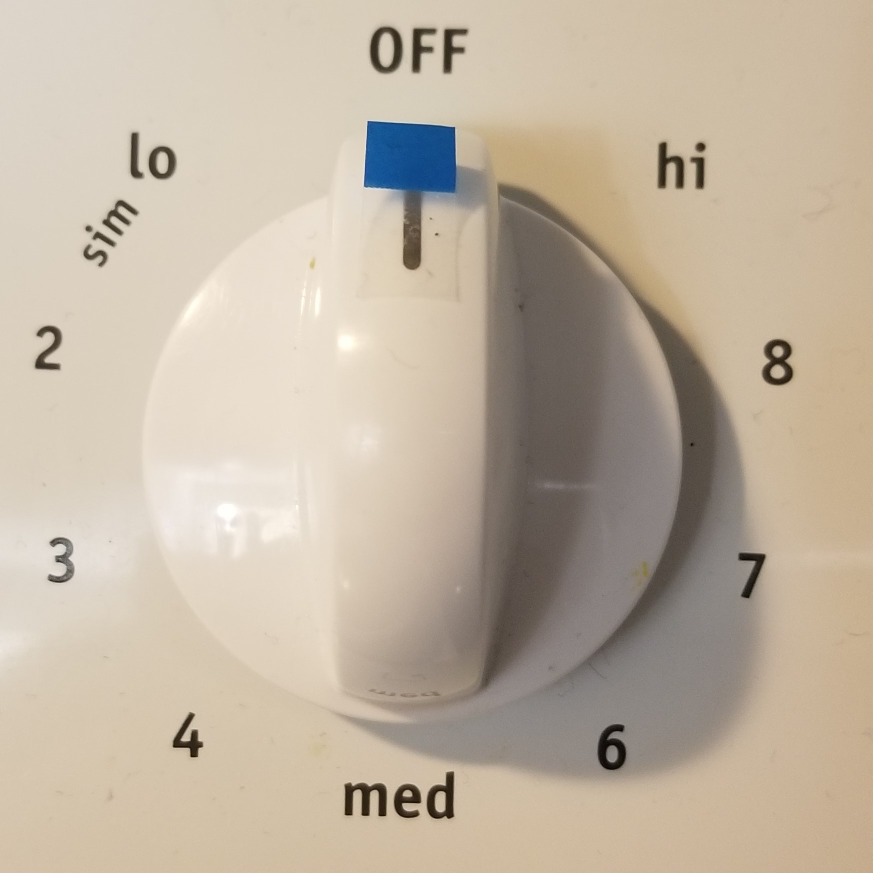
#> input picture Examples/images/base.jpg, 1745 x 1745 px (shown at 1/2 size)
$ python Example2.py
#> lines starting #> are read from the running program, lines starting #| are printed output that depends on the picture; after the words box and inside, x2 and y2 are one past the last pixel; in counts of white or black regions, pixels touching at a corner belong together
# -*- coding: utf-8 -*-
"""
Created on Tue Nov 24 18:12:19 2020

@author: Jasmine
"""

import cv2
import math
import matplotlib.pyplot as plt
import numpy as np

# read the input image
img_base = cv2.imread("./images/base.jpg")
#> img_base is the input picture: shape (1745, 1745, 3); mean B, G, R 161.1, 179, 192.3
img_rotated = cv2.imread("./images/rot266.jpg")
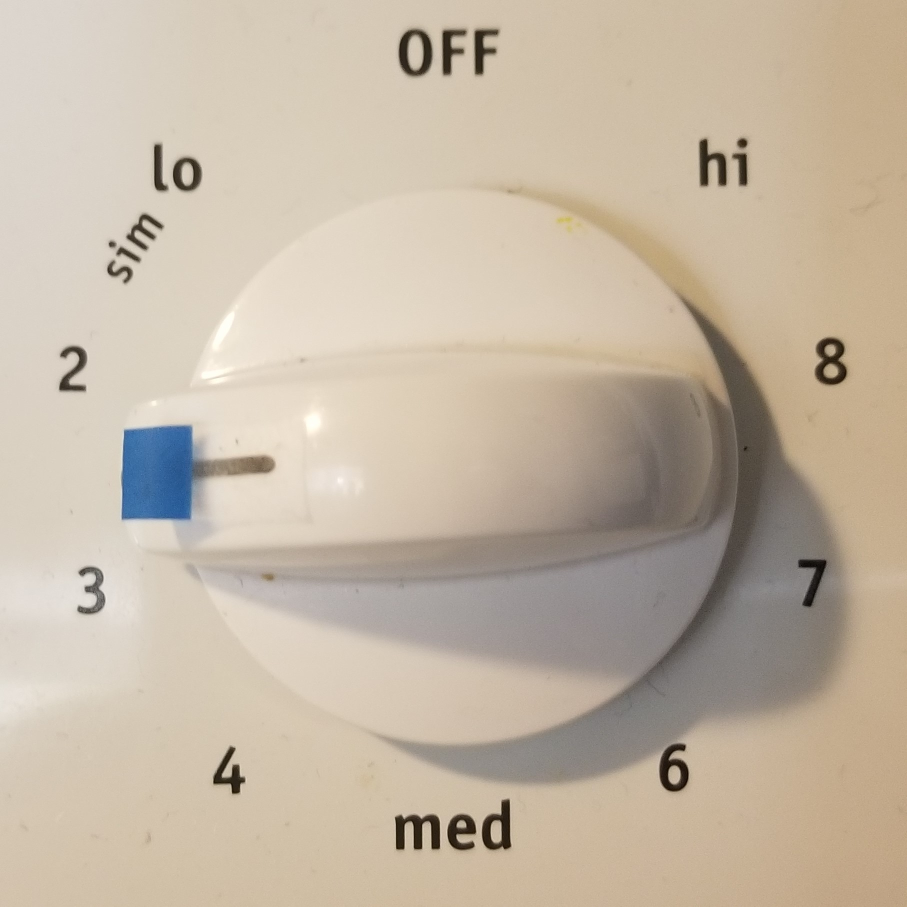
#> input picture Examples/images/rot266.jpg, 1813 x 1813 px (shown at 1/2 size)
#> img_rotated is the input picture: shape (1813, 1813, 3); mean B, G, R 164.1, 182.2, 195.7

#     *********************************
#     *                               *
#     *   Detects Circles in Images   *
#     *                               *
#     *********************************

img = cv2.imread("./images/base.jpg", cv2.IMREAD_COLOR)
gray = cv2.cvtColor(img_base, cv2.COLOR_BGR2GRAY)
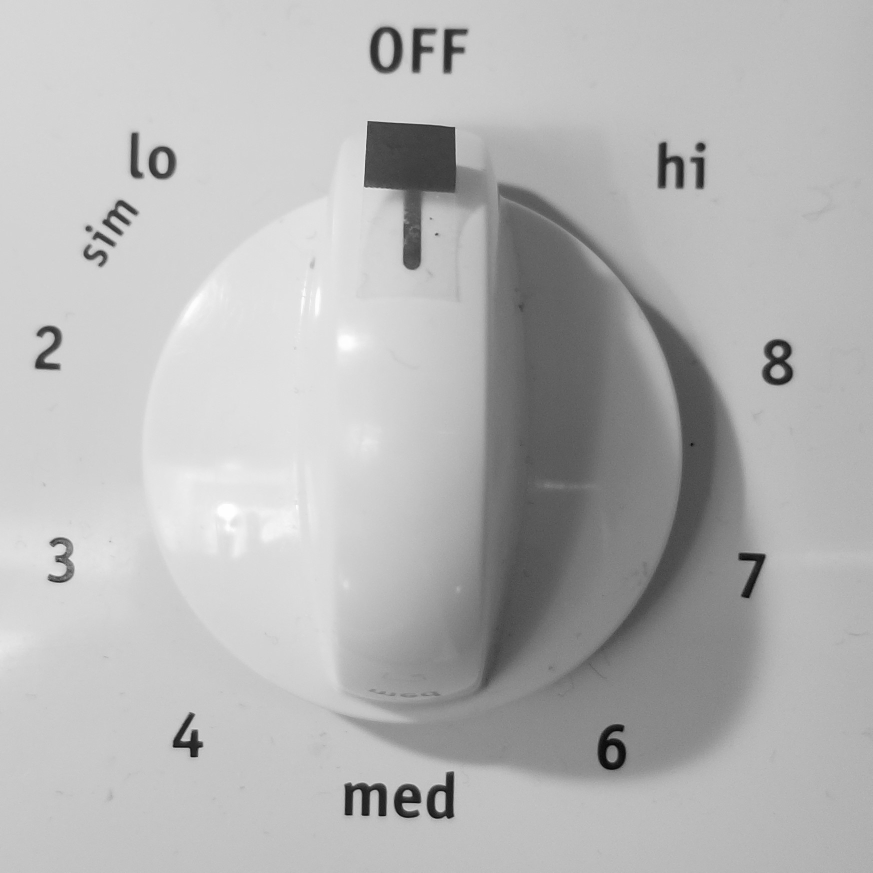
#> gray: shape (1745, 1745) (shown at 1/2 size); min 1, max 255, mean 181
output = img.copy()

# Blur using 3 * 3 kernel.
gray_blurred = cv2.blur(gray, (3, 3))

# Apply Hough transform on the blurred image.
detected_circles = cv2.HoughCircles(gray_blurred,
                   cv2.HOUGH_GRADIENT, 1, 20, param1 = 50,
               param2 = 30, minRadius = 520, maxRadius = 550)
#> detected_circles = [[818.5, 905.5, 545], [839.5, 898.5, 524.1]]


max_pt = [0, 0, 0]

# Draw circles that are detected.
if detected_circles is not None:

    # Convert the circle parameters a, b and r to integers.
    detected_circles = np.uint16(np.around(detected_circles))
#> detected_circles = [[818, 906, 545], [840, 898, 524]]
    for pt in detected_circles[0, :]:
        a, b, r = pt[0], pt[1], pt[2]
        if max_pt[2] < r:
            max_pt[0] = a
            max_pt[1] = b
            max_pt[2] = r
#> this loop made 2 passes
#> after the loop, max_pt = [818, 906, 545]

    a, b, r = max_pt[0], max_pt[1], max_pt[2]
#> a = 818; b = 906; r = 545
    print("origin: ", a, b)
#| origin:  818 906

    # Draw the circumference of the circle.
    cv2.circle(img, (a, b), r, (255, 0, 0), 2)
#> img: shape (1745, 1745, 3); 0.33% of pixels changed, all inside (x1, y1, x2, y2) = (272, 360, 1365, 1453)

    # Draw a small circle (of radius 1) to show the center.
    cv2.circle(img, (a, b), 1, (255, 0, 0), 3)
#> img: shape (1745, 1745, 3); mean B, G, R 161.5, 178.5, 191.8

#     *********************************
#     *                               *
#     *    Applies Filter on Image    *
#     *                               *
#     *********************************

img_base_hsv = cv2.cvtColor(img_base, cv2.COLOR_BGR2HSV)
#> img_base_hsv: shape (1745, 1745, 3); mean H, S, V 17.5, 44.7, 193.3
img_rot_hsv = cv2.cvtColor(img_rotated, cv2.COLOR_BGR2HSV)
#> img_rot_hsv: shape (1813, 1813, 3); mean H, S, V 18.7, 43.9, 196.5


# find HSV using BGR
blue = np.uint8([[[138,76,16]]])
print(cv2.cvtColor(blue,cv2.COLOR_BGR2HSV))

# define range of blue color in HSV
# (H - 10, 100, 100)
# (H + 10, 255, 255)
lower_blue = np.array([95,100,100])
upper_blue = np.array([115,255,255])

# Threshold the HSV image to get only blue colors
mask_base = cv2.inRange(img_base_hsv, lower_blue, upper_blue)
#> mask_base: shape (1745, 1745); 0.78% white; 9 white regions (8 under 20 px), largest, box (x1, y1, x2, y2) and area: (729, 243, 913, 386) 23601
mask_rot = cv2.inRange(img_rot_hsv, lower_blue, upper_blue)
#> mask_rot: shape (1813, 1813); 0.75% white; 1 white region, box (x1, y1, x2, y2) and area: (245, 853, 385, 1038) 24577

# Bitwise-AND mask and base image
res_base = cv2.bitwise_and(img_base,img_base, mask=mask_base)
res_base = cv2.cvtColor(res_base, cv2.COLOR_BGR2RGB)

# Bitwise-AND mask and rotated image
res_rot = cv2.bitwise_and(img_rotated,img_rotated, mask=mask_rot)
res_rot = cv2.cvtColor(res_rot, cv2.COLOR_BGR2RGB)

# make copys of the results to display them
filtered_base = res_base.copy()
filtered_rot = res_rot.copy()

cv2.putText(filtered_base, "Filtered Base", (500, 1600),cv2.FONT_HERSHEY_SIMPLEX, 4.5, (255, 255, 255), 5)
#> filtered_base: shape (1745, 1745, 3); mean R, G, B 1.5, 2, 2.4
plt.imshow(filtered_base),plt.show()
cv2.putText(filtered_rot, "Filtered Rotated", (450, 1600),cv2.FONT_HERSHEY_SIMPLEX, 4.5, (255, 255, 255), 5)
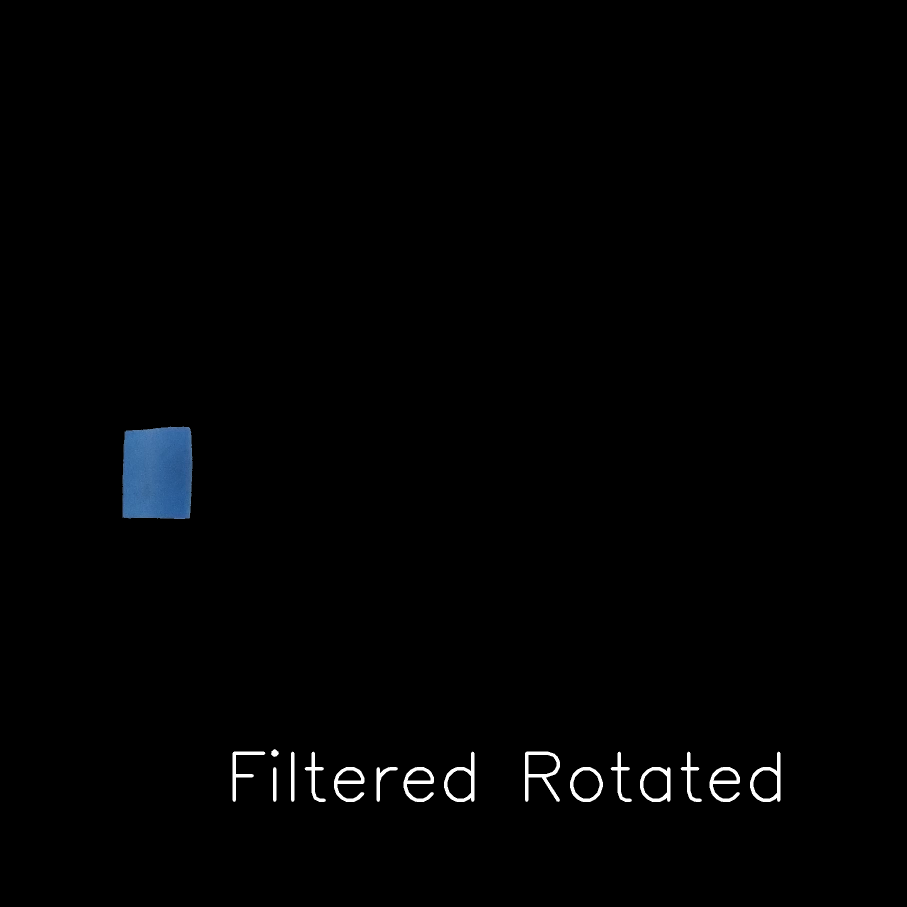
#> filtered_rot: shape (1813, 1813, 3) (shown at 1/2 size); mean R, G, B 1.9, 2.3, 2.7
plt.imshow(filtered_rot),plt.show()


#     *********************************
#     *                               *
#     *    Finds Center of Shape      *
#     *                               *
#     *********************************

# Calculate the center of the shape after filter is applied
gray_base = cv2.cvtColor(res_base, cv2.COLOR_BGR2GRAY)
blurred_base = cv2.GaussianBlur(gray_base, (5, 5), 0)
thresh_base = cv2.threshold(blurred_base, 60, 255, cv2.THRESH_BINARY)[1]
#> thresh_base: shape (1745, 1745); 0.76% white; 1 white region, box (x1, y1, x2, y2) and area: (729, 243, 913, 386) 23288

gray_rot = cv2.cvtColor(res_rot, cv2.COLOR_BGR2GRAY)
blurred_rot = cv2.GaussianBlur(gray_rot, (5, 5), 0)
thresh_rot = cv2.threshold(blurred_rot, 60, 255, cv2.THRESH_BINARY)[1]
#> thresh_rot: shape (1813, 1813); 0.75% white; 1 white region

# find contours in the binary image
contours_base, hierarchy = cv2.findContours(thresh_base,cv2.RETR_TREE,cv2.CHAIN_APPROX_SIMPLE)
#> contours_base = 1 contour; box (x1, y1, x2, y2) and area: (729, 243, 913, 386) 22987
contours_rot, hierarchy = cv2.findContours(thresh_rot,cv2.RETR_TREE,cv2.CHAIN_APPROX_SIMPLE)
#> contours_rot = 1 contour; box (x1, y1, x2, y2) and area: (245, 853, 385, 1038) 24262

# calculate moments for each contour
M = cv2.moments(contours_base[0])
#> M = moments, m00 22987, centre m10/m00, m01/m00 = (820.6, 315.5)

# calculate x,y coordinate of center
if M["m00"] != 0:
 cX = int(M["m10"] / M["m00"])
#> cX = 820
 cY = int(M["m01"] / M["m00"])
#> cY = 315
else:
 cX, cY = 0, 0
cv2.circle(img_base, (cX, cY), 5, (255, 255, 255), 10)
cv2.putText(img_base, "centroid", (cX - 25, cY - 25),cv2.FONT_HERSHEY_SIMPLEX, 3.5, (0, 0, 0), 3)
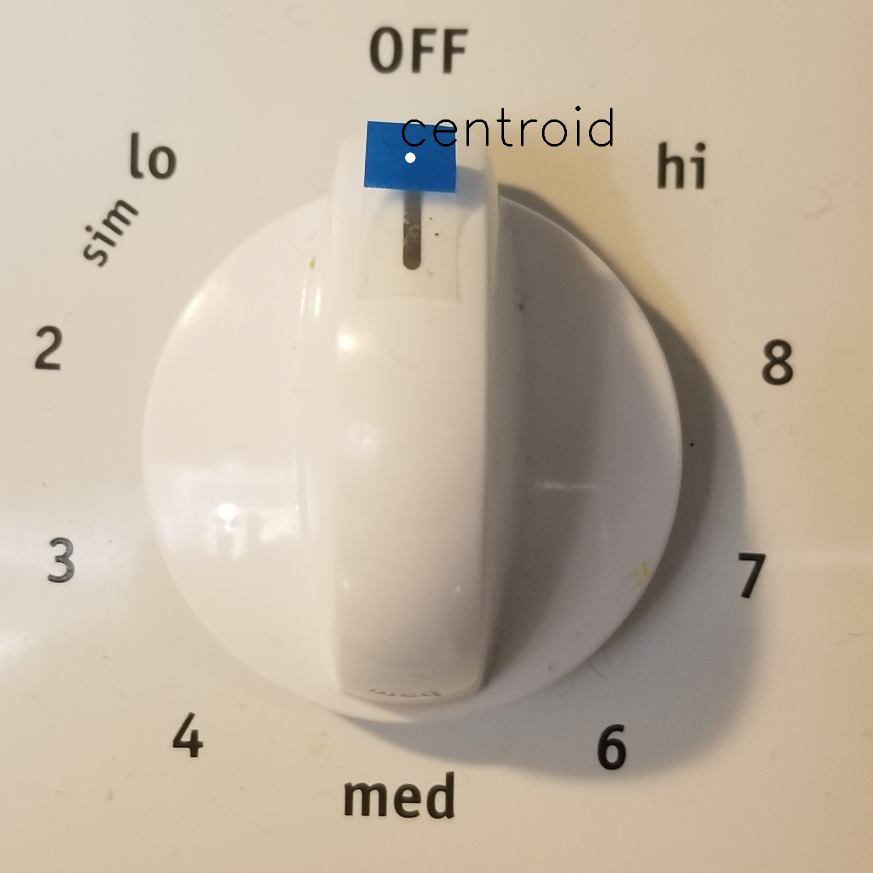
#> img_base: shape (1745, 1745, 3) (shown at 1/2 size); mean B, G, R 160.9, 178.8, 192.1

# convert from BGR to RGB so we can plot using matplotlib
img_base = cv2.cvtColor(img_base, cv2.COLOR_BGR2RGB)
plt.imshow(img_base),plt.show()

img = cv2.arrowedLine(img, (a, b), (cX, cY), (0, 0, 255), 5)
print("base center:", cX, cY)
#| base center: 820 315
s = np.array([cX - a, -1*(cY - b), 0])
#> s = [2, 591, 0]

# calculate moments for each contour
M = cv2.moments(contours_rot[0])
#> M = moments, m00 24262, centre m10/m00, m01/m00 = (314.8, 946.5)

# calculate x,y coordinate of center
if M["m00"] != 0:
 cX = int(M["m10"] / M["m00"])
#> cX = 314
 cY = int(M["m01"] / M["m00"])
#> cY = 946
else:
 cX, cY = 0, 0
cv2.circle(img_rotated, (cX, cY), 5, (255, 255, 255), 10)
cv2.putText(img_rotated, "centroid", (cX - 25, cY - 25),cv2.FONT_HERSHEY_SIMPLEX, 3.5, (0, 0, 0), 3)
#> img_rotated: shape (1813, 1813, 3); mean B, G, R 163.9, 181.9, 195.5
# convert from BGR to RGB so we can plot using matplotlib
img_rotated = cv2.cvtColor(img_rotated, cv2.COLOR_BGR2RGB)
plt.imshow(img_rotated),plt.show()
print("rot center:", cX, cY)
#| rot center: 314 946
t = np.array([(cX - a), -1*(cY - b), 0])
#> t = [-504, -40, 0]

img = cv2.arrowedLine(img, (a, b), (cX, cY), (0, 0, 255), 5)


#     *********************************
#     *                               *
#     *       Calculates Angle        *
#     *                               *
#     *********************************

omega = np.array([0, 0, 1])
y = np.dot(np.transpose(omega), np.cross(s,t))
#> y = 297784
x = np.dot(s, t)
#> x = -24648

theta = math.atan2(y, x)
#> theta = 1.65
degree = np.rad2deg(theta)
#> degree = 94.73
degree = '%1.3f' % (degree)
#> degree = '94.732'

cv2.putText(img, degree, (a, b + 100),cv2.FONT_HERSHEY_SIMPLEX, 3.5, (0, 0, 0), 3)
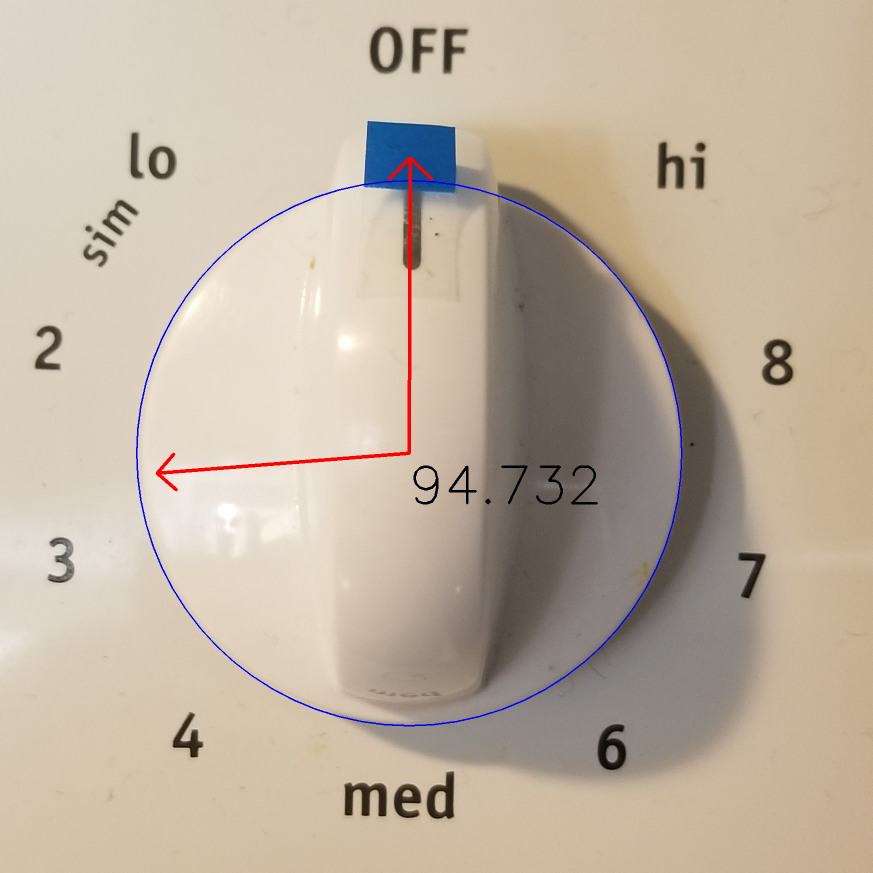
#> img: shape (1745, 1745, 3) (shown at 1/2 size); mean B, G, R 160.8, 177.8, 191.8
plt.imshow(img),plt.show()
